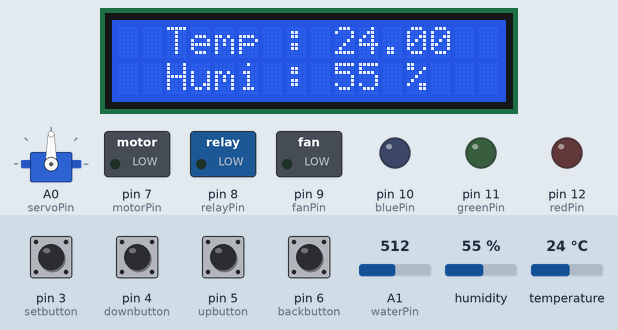
Simulated run of this sketch. Board: Arduino Uno, built with avr-gcc and run on an emulated ATmega328P. Parts: servo, 16×2 character LCD, switched loads named in the sketch (green lamp = pin HIGH), output pins drawn as LEDs (lit = HIGH). The test bench sets the inputs (shaded band); at power-on: pin 3 (setbutton), pin 4 (downbutton), pin 5 (upbutton), pin 6 (backbutton) HIGH, A1 (waterPin) = 512, humidity 55 %, temperature 24 °C. What the sketch prints to the serial monitor is not drawn.

Above: at 1.2 s.
1.3 s: pin 3 (setbutton) pulled LOW for 1 s
At 3.0 s:
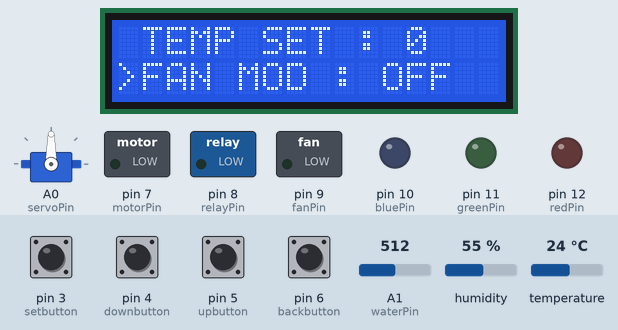
3.8 s: pin 4 (downbutton) pulled LOW for 1 s
At 5.7 s:
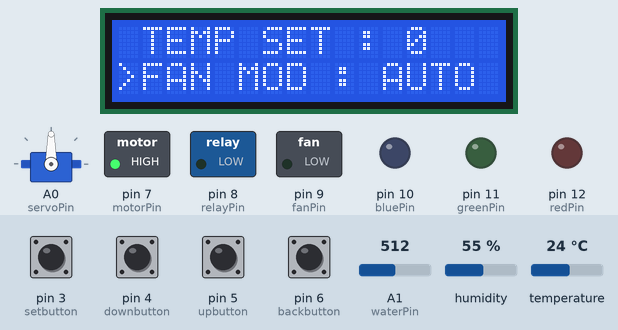
6.3 s: pin 3 (setbutton) pulled LOW for 0.3 s
At 6.5 s:
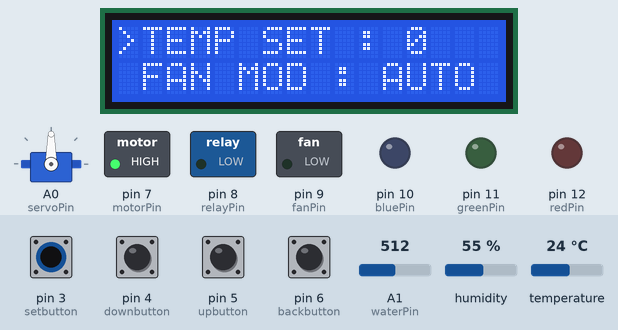
8.1 s: A1 (waterPin) set to 211
9.6 s: A1 (waterPin) set to 190
At 11.0 s:
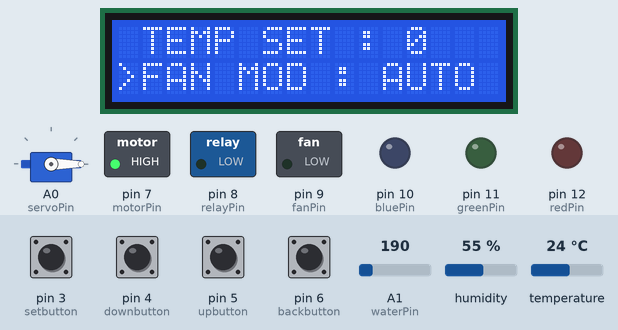
11.3 s: pin 5 (upbutton) pulled LOW for 0.3 s
At 12.1 s:
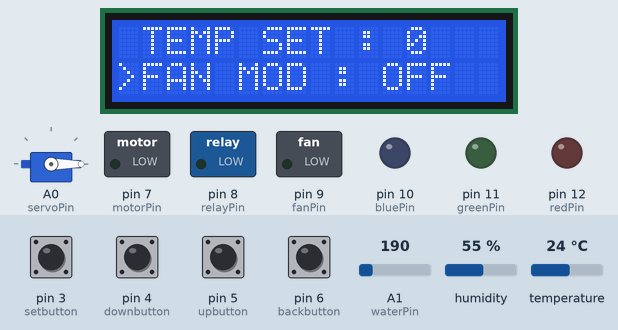
Timing chart, 0 to 14.1 s (numbered marks = the images above; inputs shaded):
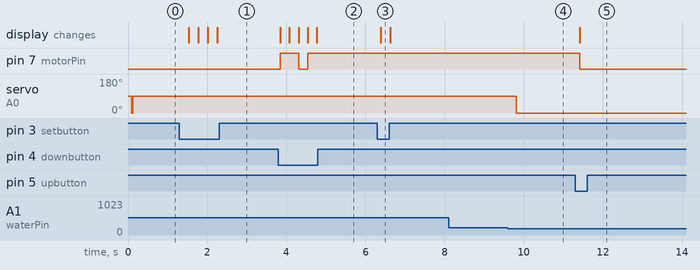

The sketch:

project04.ino
```cpp
#include <LiquidCrystal_I2C.h>
#include <Wire.h>
#include "DHT.h" //습도
//Signal 이 연결된 아두이노의 핀번호
#include <Servo.h>

LiquidCrystal_I2C lcd(0x27, 16, 2); //lcd 객체
Servo servo;
int value = 0; //서보
#define DHTPIN 2 //온습도
#define DHTTYPE DHT11
DHT dht(DHTPIN, DHTTYPE);
#define setbutton 3  //셋 버튼
#define waterPin A1  //수위센서
#define servoPin A0  //서보모터
#define downbutton 4 //다운버튼
#define upbutton 5  //업버튼
#define backbutton 6  //뒤로가기 버튼
#define motorPin 7 //팬
#define relayPin 8 //릴레이제어
#define fanPin 9 //히터 팬
#define bluePin 10 //led
#define greenPin 11 //led
#define redPin 12 //led
int cnt = 0; //set 모드
int ledcnt = 0; //led 색
int fan_c = 0; //팬 모드
int switch_Gval; //초록 스위치
float humi; //습도
float temp; //온도
int temp_set=0; //온도 설정 //set 온도부터 5도까지
boolean set_ = false; //온도 SET 여부
String fan_mod = "OFF"; //fan 온오프 여부 //set온도에서 10도까지

// 함수 선언////////////////////
void led();
void temp_humi();
void fanModEnd();
void water();
/////////////////////////////////
void setup() {
  Serial.begin(9600);
  dht.begin();
  servo.attach(servoPin);
  pinMode(relayPin, OUTPUT);
  pinMode(motorPin, OUTPUT);
  pinMode(fanPin , OUTPUT);
  pinMode(setbutton, INPUT);
  pinMode(bluePin, OUTPUT);
  pinMode(greenPin, OUTPUT);
  pinMode(redPin, OUTPUT);
  analogWrite(fanPin,0);
  //lcd 세팅
  lcd.begin();
  lcd.backlight(); //백라이트
  lcd.setCursor(0,0);
  lcd.clear();

  servo.write(0);
}

//루프-----------------------------------------------------------------------
void loop() {

  //버튼 선언
  int setbuttonState, downbuttonState, upbuttonState , backbuttonState;
  setbuttonState = digitalRead(setbutton);
  downbuttonState = digitalRead(downbutton);
  upbuttonState = digitalRead(upbutton);
  backbuttonState = digitalRead(backbutton);

  //버튼 눌렀다면
  if(setbuttonState == LOW){
      set_ = true; //set 버튼 눌림
      Serial.print(F("LOW"));
      lcd.clear();
      lcd.setCursor(1,0);
      lcd.print(F("TEMP SET : "));
      lcd.print(temp_set);
  }
  if(set_== true){ //셋 모드 일경우
    if(setbuttonState == LOW){ //set 한번더 누르면
      cnt++;
    }
    //온도 설정 모드//////////////////////////
      if(cnt % 2 != 0){
      lcd.setCursor(0,0);
      lcd.print(F(">"));
      if(upbuttonState == LOW){
        lcd.clear();
        lcd.setCursor(0,0);
        lcd.print(F(">"));
        temp_set ++;
      }else if(downbuttonState == LOW){
        lcd.clear();
        lcd.setCursor(0,0);
        lcd.print(F(">"));
        temp_set --;
      }else if(backbuttonState == LOW){
        lcd.clear();
        cnt = 0;
        set_ = false;
      }
    }
    /////////////////////////////
      //팬 모드
    if(cnt % 2 == 0){
      lcd.setCursor(0,1);
      lcd.print(F(">"));
      if(upbuttonState == LOW){
        lcd.clear();
        lcd.setCursor(0,1);
        lcd.print(F(">"));
        fan_c ++;
      }else if(downbuttonState == LOW){
        lcd.clear();
        lcd.setCursor(0,1);
        lcd.print(F(">"));
        fan_c ++;
      }else if(backbuttonState == LOW){
        lcd.clear();
        cnt = 0;
        set_ = false;
      }
      //팬모드 2넘어가면 다시 0으로
      if(fan_c >2){
        fan_c = 0;
      }else if(fan_c < 0){
        fan_c = 2;
      }
    }
    //팬모드 종료////////////////////////
    fanModEnd();
  }
  //set모드가 아니라면/////////////////
  if(set_==false){
    //////////////////온습도 불러오기//////////
    temp_humi();
    ///////////////////////////////////////
    if(upbuttonState == LOW){
        led();
    }else if(downbuttonState == LOW){
        digitalWrite(bluePin,LOW);
        digitalWrite(greenPin,LOW);
        digitalWrite(redPin,LOW);
    }
  }
  //팬 모드가 자동//////////////////////
    if(fan_mod == "AUTO"){
      if(temp > (temp_set + 5)) //temp가 설정온도+5 보다  높으면 팬 작동
        analogWrite(motorPin , 255);
      else
        analogWrite(motorPin, 0);
    }else if(fan_mod == "ON"){ //팬모드 온//////////////////
      analogWrite(motorPin , 255);
    }else if(fan_mod == "OFF"){ //팬 모드 오프///////////////////
      analogWrite(motorPin , 0);
    }

//히터 제어

    if(temp < temp_set){ //설정 온도 보다 낮으면
      digitalWrite(relayPin, HIGH); //히터
      analogWrite(fanPin, 255);
    }else{
      digitalWrite(relayPin, LOW);
      analogWrite(fanPin,0);
    }

    water();

    delay(200);
}


//함수 //////////////////////////////////////////////

//물 센서로 물감지
void water(){
  int val = analogRead(waterPin);
  Serial.println(val);
  if(val < 200){ //물 있을때 (평소)
    servo.write(0);
  }else if(val > 400){ //물부족
  servo.write(90);
  }
}

//팬 작동
void fanModEnd(){
   lcd.setCursor(1,0);
    lcd.print(F("TEMP SET : "));
    lcd.print(temp_set);
    lcd.setCursor(1,1);
    lcd.print(F("FAN MOD : "));
    switch(fan_c){ //세팅 한 값
      case 0:
        fan_mod = "OFF";
        break;
      case 1:
        fan_mod = "ON";
        break;
      case 2:
        fan_mod = "AUTO";
        break;
    }
    lcd.print(fan_mod);
}
//온/습도 받아오기
void temp_humi(){
    humi = dht.readHumidity();
    temp = dht.readTemperature();
    lcd.setCursor(0,0);
    lcd.print(F("  Temp : "));
    lcd.print(temp);
    lcd.print(F("    "));
    lcd.setCursor(0,1);
    // 습도//////////////////
    lcd.print(F("  Humi : "));
    lcd.print((int)humi);
    lcd.print(F(" %  "));

}

//조명 제어
void led(){
  ledcnt++;
  if(ledcnt>2)
    ledcnt = 0;

  switch(ledcnt){
    case 0 :
      digitalWrite(bluePin,HIGH);
      digitalWrite(redPin,LOW);
      digitalWrite(greenPin,LOW);
      break;
    case 1 :
      digitalWrite(greenPin,HIGH);
      digitalWrite(bluePin,LOW);
      digitalWrite(redPin,LOW);
      break;
    case 2 :
      digitalWrite(redPin,HIGH);
      digitalWrite(bluePin,LOW);
      digitalWrite(greenPin,LOW);
      break;
  }
}
```

Measured:
- the behaviour switches between 200 and 199 on A1 (waterPin) (found by bisection; images 3 and 4)
- after the input at 1.3 s, the display: first changes after 0.23 s (image 1 shows a later state)
- after the input at 3.8 s, pin 7 (motorPin): LOW → HIGH after 0.05 s, → LOW 0.46 s later, → HIGH 0.23 s later; the display: first changes after 0.05 s (image 2 shows a later state)
- after the input at 6.3 s, the display: changes after 0.08 s (image 3)
- after the input at 8.1 s, every drawn part: stays the same
- after the input at 9.6 s, servo on A0 (servoPin): 90° → 0° after 0.22 s
- after the input at 11.3 s, pin 7 (motorPin): HIGH → LOW after 0.11 s; the display: changes after 0.11 s (image 5)
